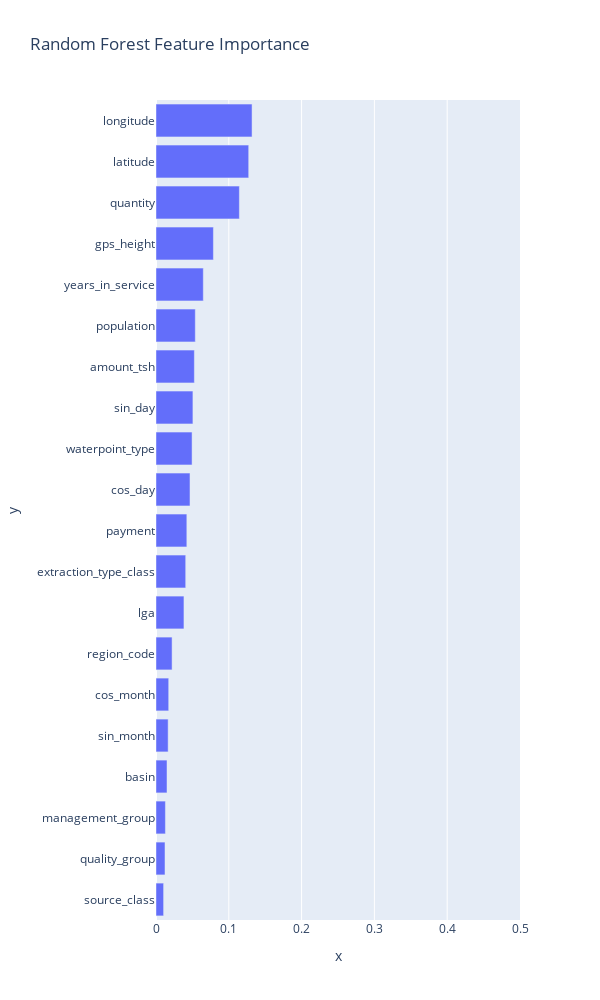

Notebook code for this chart:
### Code cell
rfdtmportances = pd.DataFrame(model.feature_importances_, X_train.columns, columns=['value'])

rf_importances = pd.DataFrame(model.feature_importances_, X_train.columns, columns=['value'])

rf_importances.reset_index(inplace=True)

rf_importances = rf_importances.sort_values(by='value', ascending=True)

fig = px.bar(y=rf_importances['index'], x=rf_importances['value'], width=600, height=1000, title="Random Forest Feature Importance")
fig.update_xaxes(range=[0, 0.5])
fig.show()

### Figure 1 — Plotly figure (JSON) as saved in the notebook; plotly's stock layout.template omitted (floating-point values rounded to 4 significant figures)
{"data": [{"alignmentgroup": "True", "hovertemplate": "x=%{x}<br>y=%{y}<extra></extra>", "legendgroup": "", "marker": {"color": "#636efa", "pattern": {"shape": ""}}, "name": "", "offsetgroup": "", "orientation": "h", "showlegend": false, "textposition": "auto", "type": "bar", "x": [0.01046, 0.01238, 0.01294, 0.01514, 0.01669, 0.01746, 0.0221, 0.03839, 0.0408, 0.04236, 0.04669, 0.04954, 0.05072, 0.0527, 0.054, 0.06498, 0.07885, 0.1145, 0.1273, 0.1319], "xaxis": "x", "y": ["source_class", "quality_group", "management_group", "basin", "sin_month", "cos_month", "region_code", "lga", "extraction_type_class", "payment", "cos_day", "waterpoint_type", "sin_day", "amount_tsh", "population", "years_in_service", "gps_height", "quantity", "latitude", "longitude"], "yaxis": "y"}], "layout": {"barmode": "relative", "height": 1000, "legend": {"tracegroupgap": 0}, "title": {"text": "Random Forest Feature Importance"}, "width": 600, "xaxis": {"anchor": "y", "domain": [0, 1], "range": [0, 0.5], "title": {"text": "x"}}, "yaxis": {"anchor": "x", "domain": [0, 1], "title": {"text": "y"}}}}
